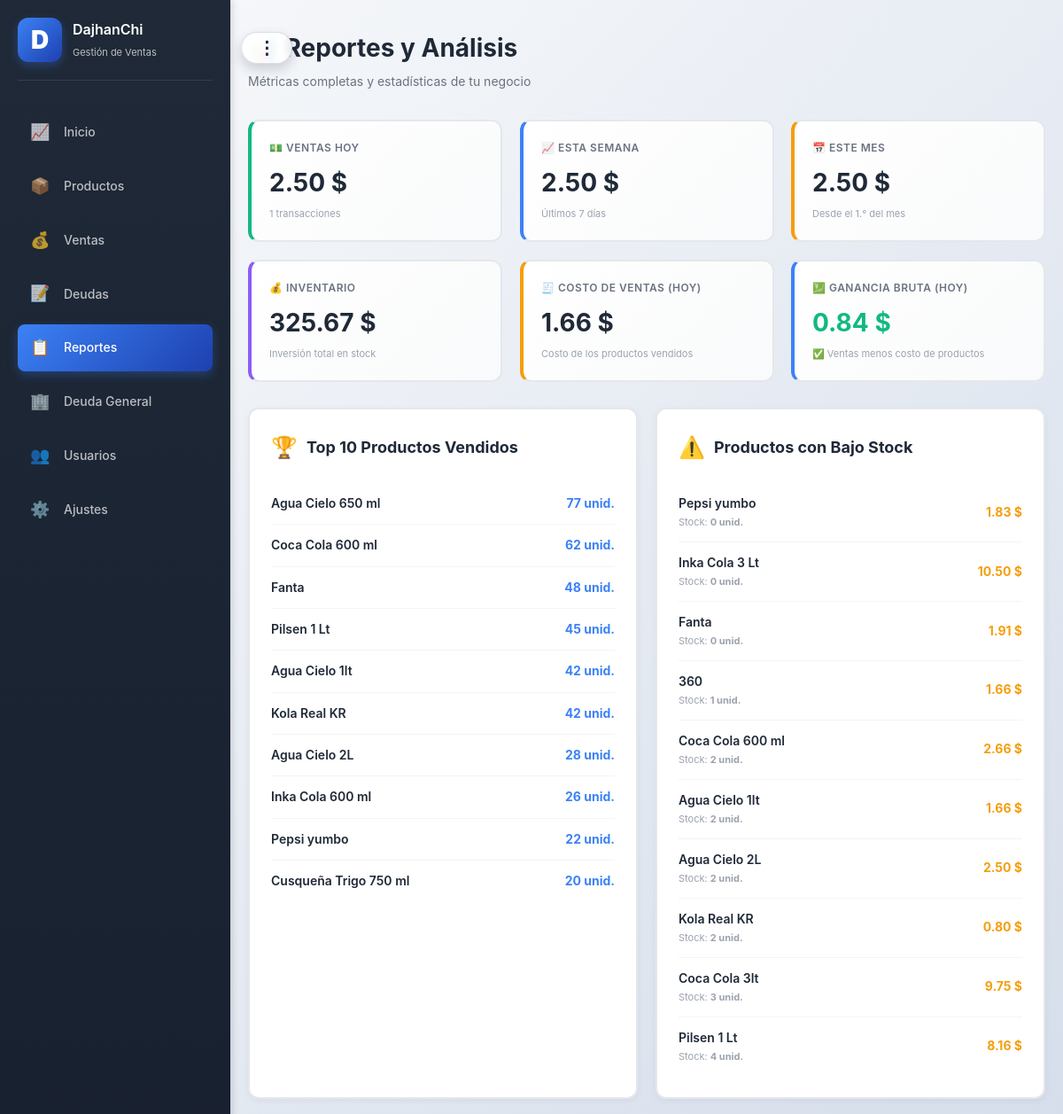
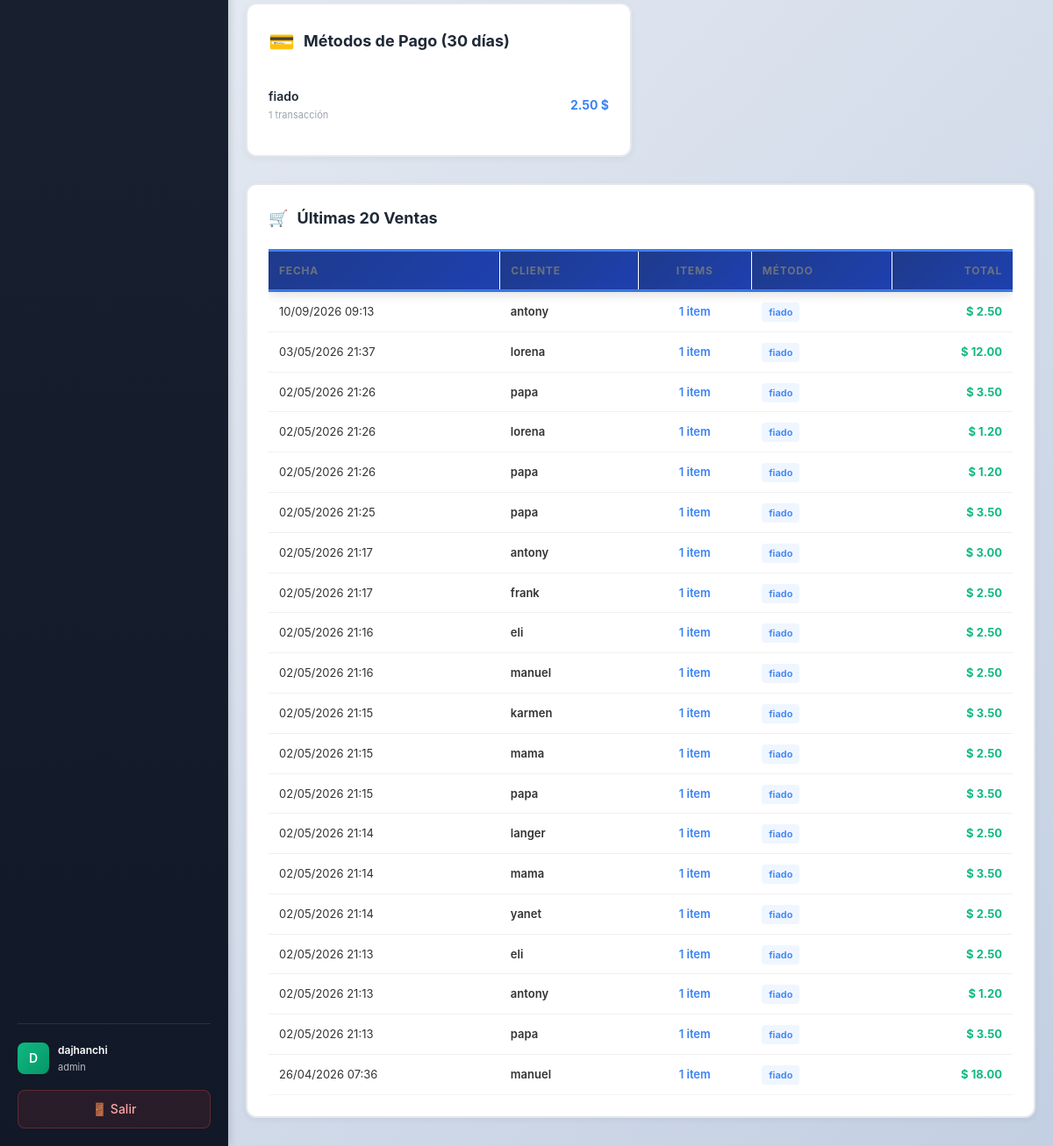
The app's page /reports (signed in), older data (2 pictures, top to bottom).
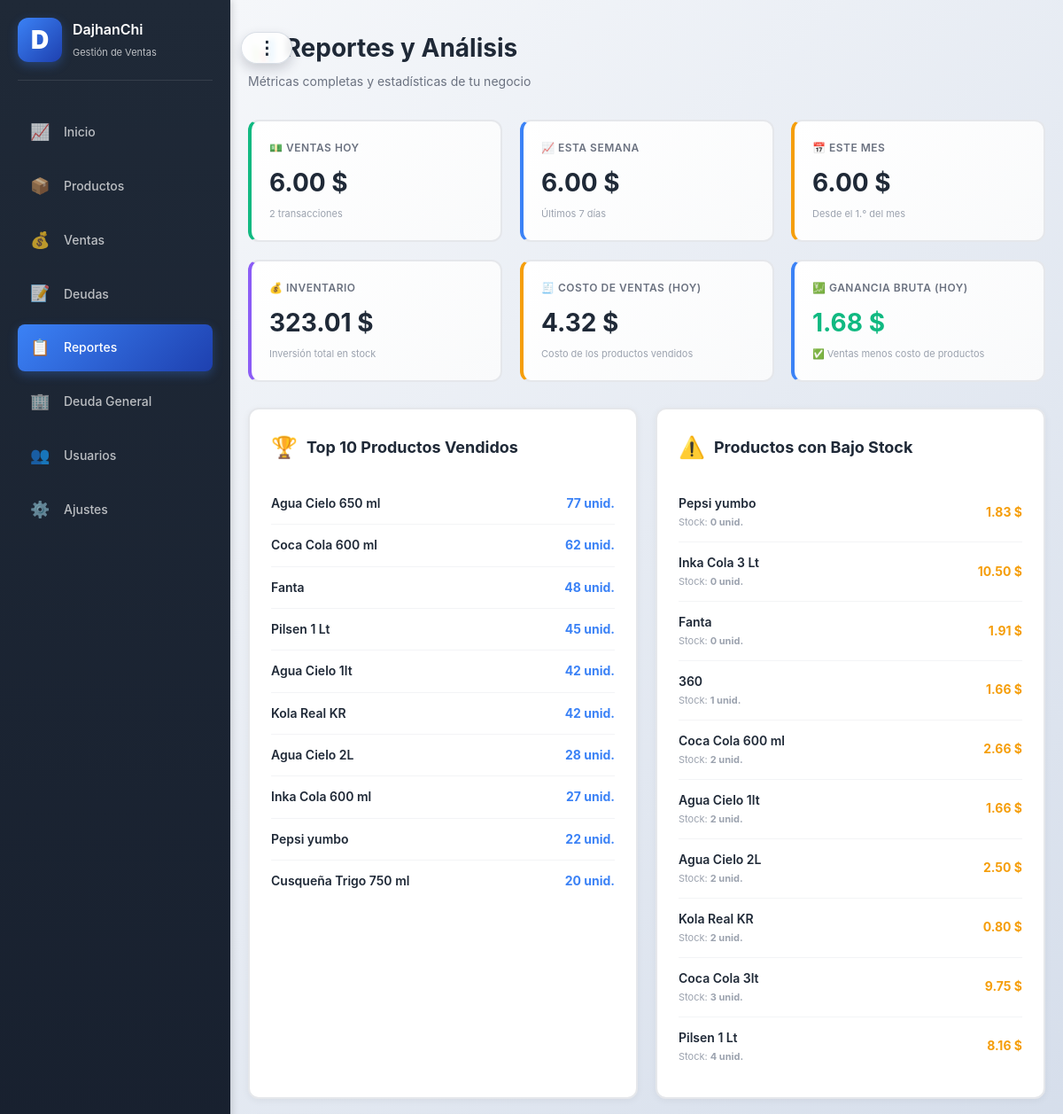
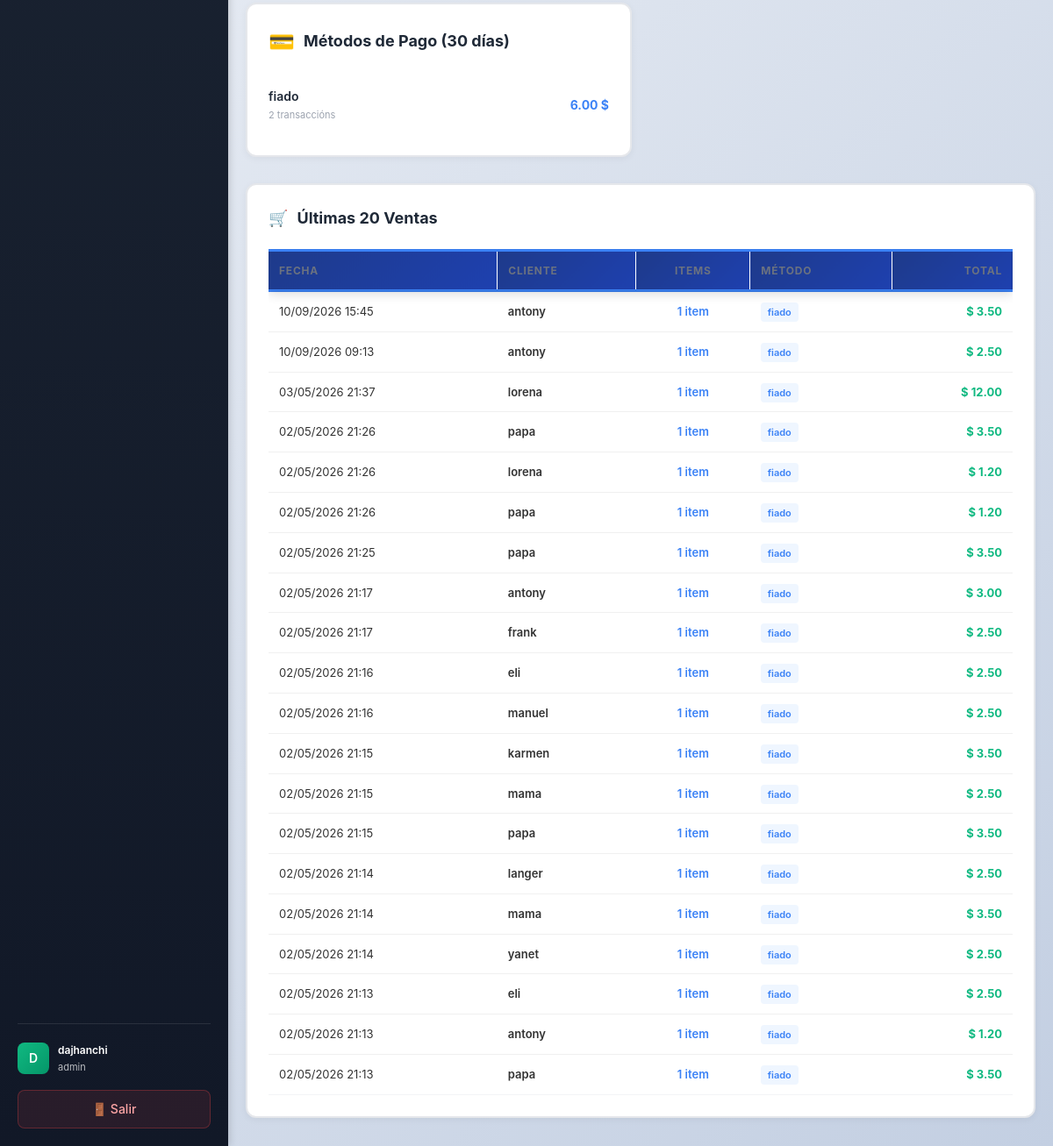
The same page, newer data (2 pictures, top to bottom).
### app.py (models this page shows, shortened)
class Product(db.Model):
    id = db.Column(db.Integer, primary_key=True)
    user_id = db.Column(db.Integer, db.ForeignKey("user.id"), nullable=False, index=True)
    name = db.Column(db.String(160), nullable=False, index=True)
    sku = db.Column(db.String(64), nullable=True, index=True)
    package_cost_cents = db.Column(db.Integer, nullable=False, default=0)
    package_quantity = db.Column(db.Integer, nullable=False, default=1)
    cost_cents = db.Column(db.Integer, nullable=False, default=0)
    price_cents = db.Column(db.Integer, nullable=False, default=0)
    stock = db.Column(db.Integer, nullable=False, default=0, index=True)
    minimum_stock = db.Column(db.Integer, nullable=False, default=5)
    user = db.relationship("User", backref=db.backref("products", lazy=True))

class Sale(db.Model):
    id = db.Column(db.Integer, primary_key=True)
    user_id = db.Column(db.Integer, db.ForeignKey("user.id"), nullable=False, index=True)
    created_at = db.Column(db.DateTime, nullable=False, default=datetime.now, index=True)
    customer_name = db.Column(db.String(160))
    payment_method = db.Column(db.String(20), nullable=False, default="efectivo")  # efectivo, yape, fiado
    total_cents = db.Column(db.Integer, nullable=False, default=0)
    paid_cents = db.Column(db.Integer, nullable=False, default=0)
    payment_status = db.Column(db.String(20), nullable=False, default="pagado")  # pagado, pendiente, parcial
    user = db.relationship("User", backref=db.backref("sales", lazy=True))

### app.py (the view)
@app.route("/reports")
@login_required
@require_permission("reports")
def reports():
    user_id = session.get("user_id")
    today = datetime.now()
    today_start = today.replace(hour=0, minute=0, second=0, microsecond=0)
    today_end = today_start + timedelta(days=1)
    total_sales_today = (
        db.session.query(db.func.coalesce(db.func.sum(Sale.total_cents), 0))
        .filter(Sale.user_id == user_id, Sale.created_at >= today_start, Sale.created_at < today_end)
        .scalar()
    )
    total_transactions_today = (
        db.session.query(db.func.count(Sale.id))
        .filter(Sale.user_id == user_id, Sale.created_at >= today_start, Sale.created_at < today_end)
        .scalar()
    )
    week_start = today_start - timedelta(days=7)
    total_sales_week = (
        db.session.query(db.func.coalesce(db.func.sum(Sale.total_cents), 0))
        .filter(Sale.user_id == user_id, Sale.created_at >= week_start, Sale.created_at < today_end)
        .scalar()
    )
    month_start = today.replace(day=1, hour=0, minute=0, second=0, microsecond=0)
    total_sales_month = (
        db.session.query(db.func.coalesce(db.func.sum(Sale.total_cents), 0))
        .filter(Sale.user_id == user_id, Sale.created_at >= month_start, Sale.created_at < today_end)
        .scalar()
    )
    total_invested = (
        db.session.query(db.func.coalesce(db.func.sum(Product.cost_cents * Product.stock), 0))
        .filter(Product.user_id == user_id)
        .scalar()
    )
    top_products = (
        db.session.query(Product.name, db.func.sum(SaleItem.qty).label("qty"))
        .join(SaleItem, SaleItem.product_id == Product.id)
        .join(Sale, Sale.id == SaleItem.sale_id)
        .filter(Product.user_id == user_id)
        .group_by(Product.id, Product.name)
        .order_by(db.desc("qty"))
        .limit(10)
        .all()
    )
    low_stock_products = (
        db.session.query(Product.name, Product.stock, Product.cost_cents)
        .filter(Product.user_id == user_id, Product.stock < 10)
        .order_by(Product.stock.asc())
        .limit(10)
        .all()
    )
    thirty_days_ago = today_start - timedelta(days=30)
    payment_methods = (
        db.session.query(Sale.payment_method, db.func.count(Sale.id).label("count"), db.func.sum(Sale.total_cents).label("total"))
        .filter(Sale.user_id == user_id, Sale.created_at >= thirty_days_ago)
        .group_by(Sale.payment_method)
        .all()
    )
    recent_sales = (
        db.session.query(Sale)
        .filter(Sale.user_id == user_id)
        .order_by(Sale.created_at.desc())
        .limit(20)
        .all()
    )
    today_sales_summary = (
        db.session.query(
            db.func.coalesce(db.func.sum(Sale.total_cents), 0),
            db.func.coalesce(db.func.sum(SaleItem.qty * Product.cost_cents), 0)
        )
        .join(SaleItem, SaleItem.sale_id == Sale.id)
        .join(Product, Product.id == SaleItem.product_id)
        .filter(Sale.user_id == user_id, Sale.created_at >= today_start, Sale.created_at < today_end)
        .first()
    )
    today_cost = today_sales_summary[1] if today_sales_summary[1] else 0
    today_gross_profit = total_sales_today - today_cost
    return render_template(
        "reports.html",
        total_sales_today=total_sales_today,
        total_transactions_today=total_transactions_today,
        total_sales_week=total_sales_week,
        total_sales_month=total_sales_month,
        top_products=top_products,
        low_stock_products=low_stock_products,
        total_invested=total_invested,
        payment_methods=payment_methods,
        recent_sales=recent_sales,
        today_cost=today_cost,
        today_gross_profit=today_gross_profit,
    )

### templates/reports.html (shortened to what this page needs)
{% extends "base.html" %}
{% block content %}
<div class="page-head">
    <div>
        <h1>📊 Reportes y Análisis</h1>
        <p style="color: #6b7280; margin: 4px 0 0 0;">Métricas completas y estadísticas de tu negocio</p>
    </div>
</div>
<div class="metrics-grid">
    <div class="metric-card green animate-card-pop animate-stagger-1">
        <div class="metric-label">💵 Ventas Hoy</div>
        <div class="metric-value">{{ "%.2f"|format(total_sales_today / 100) }} $</div>
        <div class="metric-subtitle">{{ total_transactions_today }} transacciones</div>
    </div>
    <div class="metric-card blue animate-card-pop animate-stagger-2">
        <div class="metric-label">📈 Esta Semana</div>
        <div class="metric-value">{{ "%.2f"|format(total_sales_week / 100) }} $</div>
        <div class="metric-subtitle">Últimos 7 días</div>
    </div>
    <div class="metric-card orange animate-card-pop animate-stagger-3">
        <div class="metric-label">📅 Este mes</div>
        <div class="metric-value">{{ "%.2f"|format(total_sales_month / 100) }} $</div>
        <div class="metric-subtitle">Desde el 1.° del mes</div>
    </div>
    <div class="metric-card purple animate-card-pop animate-stagger-4">
        <div class="metric-label">💰 Inventario</div>
        <div class="metric-value">{{ "%.2f"|format(total_invested / 100) }} $</div>
        <div class="metric-subtitle">Inversión total en stock</div>
    </div>
    <div class="metric-card orange animate-card-pop animate-stagger-5">
        <div class="metric-label">🧾 Costo de Ventas (Hoy)</div>
        <div class="metric-value">{{ "%.2f"|format(today_cost / 100) }} $</div>
        <div class="metric-subtitle">Costo de los productos vendidos</div>
    </div>
    <div class="metric-card blue animate-card-pop animate-stagger-6">
        <div class="metric-label">💹 Ganancia Bruta (Hoy)</div>
        <div class="metric-value {% if today_gross_profit >= 0 %}profit-positive{% else %}profit-negative{% endif %}">
            {{ "%.2f"|format(today_gross_profit / 100) }} $
        </div>
        <div class="metric-subtitle">
            {% if today_gross_profit >= 0 %}
                ✅ Ventas menos costo de productos
            {% else %}
                ⚠️ El costo supera las ventas del día
            {% endif %}
        </div>
    </div>
</div>
<div class="reports-grid">
    <div class="report-section animate-slide-up">
        <div class="report-title">
            <span class="report-title-icon">🏆</span>
            <span>Top 10 Productos Vendidos</span>
        </div>
        {% if top_products %}
            {% for name, qty in top_products %}
            <div class="item-row">
                <span class="item-name">{{ name }}</span>
                <span class="item-value">{{ qty }} unid.</span>
            </div>
            {% endfor %}
        {% else %}
            <div class="empty-state">
                <div class="empty-state-icon">📭</div>
                <p>Sin datos disponibles aún</p>
            </div>
        {% endif %}
    </div>
    <div class="report-section animate-slide-up">
        <div class="report-title">
            <span class="report-title-icon">⚠️</span>
            <span>Productos con Bajo Stock</span>
        </div>
        {% if low_stock_products %}
            {% for name, stock, cost in low_stock_products %}
            <div class="item-row">
                <div>
                    <div class="item-name">{{ name }}</div>
                    <div style="font-size: 11px; color: #9ca3af; margin-top: 2px;">
                        Stock: <strong>{{ stock }} unid.</strong>
                    </div>
                </div>
                <span class="item-value" style="color: #f59e0b;">{{ "%.2f"|format(cost / 100) }} $</span>
            </div>
            {% endfor %}
        {% else %}
            <div class="empty-state">
                <div class="empty-state-icon">✅</div>
                <p>Todos los productos tienen buen stock</p>
            </div>
        {% endif %}
    </div>
    <div class="report-section animate-slide-up">
        <div class="report-title">
            <span class="report-title-icon">💳</span>
            <span>Métodos de Pago (30 días)</span>
        </div>
        {% if payment_methods %}
            {% set total_sales_all = payment_methods | map(attribute='total') | sum %}
            {% for method, count, total in payment_methods %}
            <div class="item-row">
                <div>
                    <div class="item-name">{{ method or "No especificado" }}</div>
                    <div style="font-size: 11px; color: #9ca3af; margin-top: 2px;">
                        {{ count }} transacción{{ "s" if count != 1 else "" }}
                    </div>
                </div>
                <span class="item-value">{{ "%.2f"|format(total / 100) }} $</span>
            </div>
            {% endfor %}
        {% else %}
            <div class="empty-state">
                <div class="empty-state-icon">📭</div>
                <p>Sin datos disponibles aún</p>
            </div>
        {% endif %}
    </div>
</div>
<div class="full-width-table">
    <div class="table-title">
        <span>🛒</span>
        <span>Últimas 20 Ventas</span>
    </div>
    {% if recent_sales %}
    <div style="overflow-x: auto;">
        <table style="width: 100%; border-collapse: collapse;">
            <thead>
                <tr style="border-bottom: 2px solid #e5e7eb;">
                    <th style="text-align: left; padding: 12px; font-weight: 700; color: #6b7280; font-size: 12px; text-transform: uppercase;">Fecha</th>
                    <th style="text-align: left; padding: 12px; font-weight: 700; color: #6b7280; font-size: 12px; text-transform: uppercase;">Cliente</th>
                    <th style="text-align: center; padding: 12px; font-weight: 700; color: #6b7280; font-size: 12px; text-transform: uppercase;">Items</th>
                    <th style="text-align: left; padding: 12px; font-weight: 700; color: #6b7280; font-size: 12px; text-transform: uppercase;">Método</th>
                    <th style="text-align: right; padding: 12px; font-weight: 700; color: #6b7280; font-size: 12px; text-transform: uppercase;">Total</th>
                </tr>
            </thead>
            <tbody>
            {% for sale in recent_sales %}
                <tr style="border-bottom: 1px solid #f3f4f6;">
                    <td style="padding: 12px; font-size: 13px;">
                        {{ sale.created_at.strftime("%d/%m/%Y %H:%M") }}
                    </td>
                    <td style="padding: 12px; font-size: 13px; font-weight: 600;">
                        {{ sale.customer_name }}
                    </td>
                    <td style="padding: 12px; text-align: center; font-size: 13px; color: #3b82f6; font-weight: 600;">
                        {{ sale.items | length }} {{ "item" if sale.items | length == 1 else "items" }}
                    </td>
                    <td style="padding: 12px; font-size: 13px;">
                        <span style="background: #eff6ff; color: #3b82f6; padding: 4px 8px; border-radius: 4px; font-weight: 600; font-size: 11px;">
                            {{ sale.payment_method or "—" }}
                        </span>
                    </td>
                    <td style="padding: 12px; text-align: right; font-weight: 700; color: #10b981; font-size: 13px;">
                        $ {{ "%.2f"|format(sale.total_cents / 100) }}
                    </td>
                </tr>
            {% endfor %}
            </tbody>
        </table>
    </div>
    {% else %}
    <div class="empty-state">
        <div class="empty-state-icon">📭</div>
        <p>No hay ventas registradas aún</p>
    </div>
    {% endif %}
</div>
{% endblock %}

Row changes from the older to the newer data that the page shows:
no longer on this page (row unchanged): Sale: created_at "26/04/2026 07:36", customer_name "manuel", items|length "1", items "item", payment_method "fiado", sale.total_cents/100 "18.00"
changed Product "Inka Cola 600 ml": qty "26" → "27"
added Sale: created_at "10/09/2026 15:45", customer_name "antony", items|length "1", items "item", payment_method "fiado", sale.total_cents/100 "3.50"
Text that changed along with them:
{{ "%.2f"|format(total_sales_today / 100) }}: "2.50" → "6.00"
{{ total_transactions_today }}: "1" → "2"
{{ "%.2f"|format(total_sales_week / 100) }}: "2.50" → "6.00"
{{ "%.2f"|format(total_sales_month / 100) }}: "2.50" → "6.00"
{{ "%.2f"|format(total_invested / 100) }}: "325.67" → "323.01"
{{ "%.2f"|format(today_cost / 100) }}: "1.66" → "4.32"
{{ "%.2f"|format(today_gross_profit / 100) }}: "0.84" → "1.68"
new list line: "fiado 2 transacción s 6.00 $"
list line gone: "fiado 1 transacción 2.50 $"
